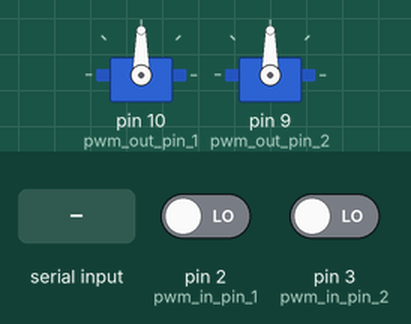
A sketch run on a simulated Arduino Uno, built with avr-gcc and run on an emulated ATmega328P. Shown: 2 × servo. The inputs (shaded band) are chosen by the test bench; at power-on: pin 2 (pwm_in_pin_1) LOW, pin 3 (pwm_in_pin_2) LOW. What the sketch prints to the serial monitor is not drawn.

Above: at 1.2 s.
1.3 s: "90,45\n" received over Serial
At 2.7 s:
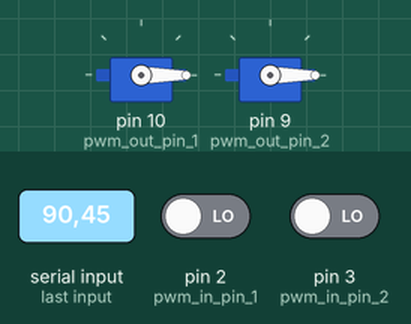
Timing chart, 0 to 4.3 s (numbered marks = the images above; inputs shaded):
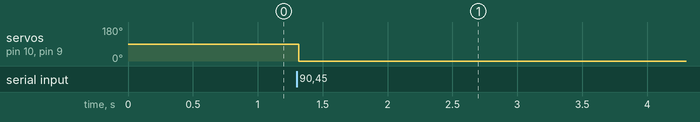

The sketch:

sketch_apr14a.ino
```cpp
#include <Servo.h>

volatile uint32_t pwm_input_1 = 1500;
volatile uint32_t pwm_input_2 = 1500;
volatile uint32_t start_time_1 = 0;
volatile uint32_t start_time_2 = 0;

const int pwm_in_pin_1 = 2;
const int pwm_in_pin_2 = 3;
const int pwm_out_pin_1 = 10;
const int pwm_out_pin_2 = 9;

Servo servo1, servo2;

void setup() {
  pinMode(pwm_in_pin_1, INPUT);
  pinMode(pwm_in_pin_2, INPUT);

  attachInterrupt(digitalPinToInterrupt(pwm_in_pin_1), pwm1_isr, CHANGE);
  attachInterrupt(digitalPinToInterrupt(pwm_in_pin_2), pwm2_isr, CHANGE);

  servo1.attach(pwm_out_pin_1); // Sends proper 50Hz signals
  servo2.attach(pwm_out_pin_2);

  Serial.begin(115200);
}

void pwm1_isr() {
  if (digitalRead(pwm_in_pin_1)) {
    start_time_1 = micros();
  } else {
    pwm_input_1 = micros() - start_time_1;
  }
}

void pwm2_isr() {
  if (digitalRead(pwm_in_pin_2)) {
    start_time_2 = micros();
  } else {
    pwm_input_2 = micros() - start_time_2;
  }
}

void loop() {
  if (Serial.available()) {
    String command = Serial.readStringUntil('\n');
    int pwm1, pwm2;
    if (sscanf(command.c_str(), "%d,%d", &pwm1, &pwm2) == 2) {
      // PWM values in microseconds
      servo1.writeMicroseconds(pwm1);
      servo2.writeMicroseconds(pwm2);
    }
  }

  Serial.print("SENSOR:");
  Serial.print(pwm_input_1);
  Serial.print(",");
  Serial.println(pwm_input_2);
  delay(50);
}
```

Measured:
- after the input at 1.3 s, servo on pin 10 (pwm_out_pin_1), servo on pin 9 (pwm_out_pin_2): 90° → 0° at once
